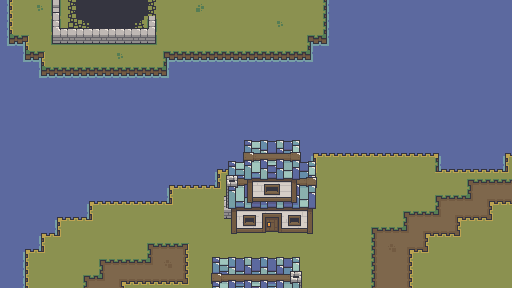

This is a level from a 2D game, rendered from its Tiled map with the project's own tilesets. A one-line summary and the complete map file follow:
An orthogonal 32x18 tile map with 16x16 px tiles, 4 tile layers (water, floor, house, wallE1), 5 tilesets and 3 objects.

<map version="1.10" tiledversion="1.11.2" orientation="orthogonal" renderorder="right-down" width="32" height="18" tilewidth="16" tileheight="16" infinite="0" nextlayerid="12" nextobjectid="4">
 <tileset firstgid="1" source="../../assets/tileset/forest/forest_.tsx" />
 <tileset firstgid="199" source="../../assets/tileset/house/structures/blueHouse_3_0.tsx" />
 <tileset firstgid="679" source="../../assets/tileset/forest/forestPath_.tsx" />
 <tileset firstgid="719" source="../../assets/tileset/house/structures/blueHouse_4_0.tsx" />
 <tileset firstgid="1139" source="../../assets/tileset/forest/forest_ [fencesAndWalls].tsx" />
 <group id="7" name="Water">
  <layer id="8" name="water" width="32" height="18">
   <data encoding="csv">
0,0,0,0,0,0,0,0,0,0,0,0,0,0,0,0,0,0,0,0,159,159,159,159,159,159,159,159,159,159,159,159,
0,0,0,0,0,0,0,0,0,0,0,0,0,0,0,0,0,0,0,0,159,159,159,159,159,159,159,159,159,159,159,159,
0,0,0,0,0,0,0,0,0,0,0,0,0,0,0,0,0,0,0,0,159,159,159,159,159,159,159,159,159,159,159,159,
159,0,0,0,0,0,0,0,0,0,0,0,0,0,0,0,0,0,0,0,159,159,159,159,159,159,159,159,159,159,159,159,
159,159,0,0,0,0,0,0,0,0,0,159,159,159,159,159,159,159,159,159,159,159,159,159,159,159,159,159,159,159,159,159,
159,159,159,159,159,159,159,159,159,159,159,159,159,159,159,159,159,159,159,159,159,159,159,159,159,159,159,159,159,159,159,159,
159,159,159,159,159,159,159,159,159,159,159,159,159,159,159,159,159,159,159,159,159,159,159,159,159,159,159,159,159,159,159,159,
159,159,159,159,159,159,159,159,159,159,159,159,159,159,159,159,159,159,159,159,159,159,159,159,159,159,159,159,159,159,159,159,
159,159,159,159,159,159,159,159,159,159,159,159,159,159,159,159,159,159,159,159,159,159,159,159,159,159,159,159,159,159,159,159,
159,159,159,159,159,159,159,159,159,159,159,159,159,159,159,159,159,159,159,0,0,0,0,0,0,0,0,0,159,159,159,0,
159,159,159,159,159,159,159,159,159,159,159,159,159,0,0,0,0,0,0,0,0,0,0,0,0,0,0,0,0,0,0,0,
159,159,159,159,159,159,159,159,159,159,0,0,0,0,0,0,0,0,0,0,0,0,0,0,0,0,0,0,0,0,0,0,
159,159,159,159,159,0,0,0,0,0,0,0,0,0,0,0,0,0,0,0,0,0,0,0,0,0,0,0,0,0,0,0,
159,159,159,0,0,0,0,0,0,0,0,0,0,0,0,0,0,0,0,0,0,0,0,0,0,0,0,0,0,0,0,0,
159,159,0,0,0,0,0,0,0,0,0,0,0,0,0,0,0,0,0,0,0,0,0,0,0,0,0,0,0,0,0,0,
159,0,0,0,0,0,0,0,0,0,0,0,0,0,0,0,0,0,0,0,0,0,0,0,0,0,0,0,0,0,0,0,
159,0,0,0,0,0,0,0,0,0,0,0,0,0,0,0,0,0,0,0,0,0,0,0,0,0,0,0,0,0,0,0,
159,0,0,0,0,0,0,0,0,0,0,0,0,0,0,0,0,0,0,0,0,0,0,0,0,0,0,0,0,0,0,0
</data>
  </layer>
 </group>
 <group id="2" name="Floor" />
 <group id="4" name="Elevation1">
  <layer id="1" name="floor" width="32" height="18">
   <data encoding="csv">
134,47,31,47,61,62,62,62,62,63,47,47,54,47,47,47,47,47,47,47,136,0,0,0,0,0,0,0,0,0,0,0,
134,47,47,47,83,43,62,62,42,47,47,47,47,47,47,47,47,31,47,47,136,0,0,0,0,0,0,0,0,0,0,0,
156,116,47,47,47,47,47,47,47,47,47,47,47,47,47,47,47,47,47,115,158,0,0,0,0,0,0,0,0,0,0,0,
0,156,116,47,47,47,47,31,47,47,115,157,157,157,157,157,157,157,157,158,0,0,0,0,0,0,0,0,0,0,0,0,
0,0,156,157,157,157,157,157,157,157,158,0,0,0,0,0,0,0,0,0,0,0,0,0,0,0,0,0,0,0,0,0,
0,0,0,0,0,0,0,0,0,0,0,0,0,0,0,0,0,0,0,0,0,0,0,0,0,0,0,0,0,0,0,0,
0,0,0,0,0,0,0,0,0,0,0,0,0,0,0,0,0,0,0,0,0,0,0,0,0,0,0,0,0,0,0,0,
0,0,0,0,0,0,0,0,0,0,0,0,0,0,0,0,0,0,0,0,0,0,0,0,0,0,0,0,0,0,0,0,
0,0,0,0,0,0,0,0,0,0,0,0,0,0,0,0,0,0,0,0,0,0,0,0,0,0,0,0,0,0,0,0,
0,0,0,0,0,0,0,0,0,0,0,0,0,0,0,0,0,0,0,112,113,113,113,113,113,113,113,114,0,0,0,112,
0,0,0,0,0,0,0,0,0,0,0,0,0,112,113,113,113,113,113,138,47,47,47,47,47,47,47,137,113,113,113,138,
0,0,0,0,0,0,0,0,0,0,112,113,113,138,47,47,47,47,47,47,47,47,47,47,47,47,47,47,47,691,705,705,
0,0,0,0,0,112,113,113,113,113,138,47,47,47,47,47,47,47,47,47,47,47,47,47,47,47,47,691,705,706,688,689,
0,0,0,112,113,138,47,47,47,47,47,47,47,47,47,47,47,47,47,47,47,47,47,47,47,691,705,706,688,689,700,47,
0,0,112,138,47,47,47,47,47,47,47,47,47,47,47,47,47,47,47,47,47,47,47,691,705,706,688,689,700,47,47,47,
0,112,138,47,47,47,47,47,47,691,705,692,47,47,47,47,47,47,47,47,47,47,47,698,709,688,700,47,47,47,47,47,
0,134,47,47,47,47,691,705,705,706,709,696,47,47,47,47,47,47,47,47,47,47,47,698,707,696,47,47,47,47,47,47,
0,134,47,47,47,691,706,688,689,689,689,700,47,47,47,47,47,47,47,47,47,47,47,698,707,696,47,47,47,47,47,47
</data>
  </layer>
  <layer id="6" name="house" width="32" height="18">
   <data encoding="csv">
0,0,0,0,0,0,0,0,0,0,0,0,0,0,0,0,0,0,0,0,0,0,0,0,0,0,0,0,0,0,0,0,
0,0,0,0,0,0,0,0,0,0,0,0,0,0,0,0,0,0,0,0,0,0,0,0,0,0,0,0,0,0,0,0,
0,0,0,0,0,0,0,0,0,0,0,0,0,0,0,0,0,0,0,0,0,0,0,0,0,0,0,0,0,0,0,0,
0,0,0,0,0,0,0,0,0,0,0,0,0,0,0,0,0,0,0,0,0,0,0,0,0,0,0,0,0,0,0,0,
0,0,0,0,0,0,0,0,0,0,0,0,0,0,0,0,0,0,0,0,0,0,0,0,0,0,0,0,0,0,0,0,
0,0,0,0,0,0,0,0,0,0,0,0,0,0,0,0,0,0,0,0,0,0,0,0,0,0,0,0,0,0,0,0,
0,0,0,0,0,0,0,0,0,0,0,0,0,0,0,0,0,0,0,0,0,0,0,0,0,0,0,0,0,0,0,0,
0,0,0,0,0,0,0,0,0,0,0,0,0,0,0,0,0,0,0,0,0,0,0,0,0,0,0,0,0,0,0,0,
0,0,0,0,0,0,0,0,0,0,0,0,0,0,231,232,233,234,235,236,0,0,0,0,0,0,0,0,0,0,0,0,
0,0,0,0,0,0,0,0,0,0,0,0,0,0,261,262,263,264,265,266,0,0,0,0,0,0,0,0,0,0,0,0,
0,0,0,0,0,0,0,0,0,0,0,0,0,0,291,292,293,294,295,296,0,0,0,0,0,0,0,0,0,0,0,0,
0,0,0,0,0,0,0,0,0,0,0,0,0,0,321,322,323,324,325,326,0,0,0,0,0,0,0,0,0,0,0,0,
0,0,0,0,0,0,0,0,0,0,0,0,0,0,351,352,353,354,355,356,0,0,0,0,0,0,0,0,0,0,0,0,
0,0,0,0,0,0,0,0,0,0,0,0,0,0,381,382,383,384,385,386,0,0,0,0,0,0,0,0,0,0,0,0,
0,0,0,0,0,0,0,0,0,0,0,0,0,0,411,412,413,414,415,416,0,0,0,0,0,0,0,0,0,0,0,0,
0,0,0,0,0,0,0,0,0,0,0,0,0,0,0,0,0,0,0,0,0,0,0,0,0,0,0,0,0,0,0,0,
0,0,0,0,0,0,0,0,0,0,0,0,0,780,781,782,783,784,785,0,0,0,0,0,0,0,0,0,0,0,0,0,
0,0,0,0,0,0,0,0,0,0,0,0,0,810,811,812,813,814,815,0,0,0,0,0,0,0,0,0,0,0,0,0
</data>
  </layer>
  <layer id="11" name="wallE1" width="32" height="18">
   <data encoding="csv">
0,0,0,1242,0,0,0,0,0,0,0,0,0,0,0,0,0,0,0,0,0,0,0,0,0,0,0,0,0,0,0,0,
0,0,0,1276,1217,1217,1217,1217,1217,1278,0,0,0,0,0,0,0,0,0,0,0,0,0,0,0,0,0,0,0,0,0,0,
0,0,0,1291,1232,1232,1232,1232,1232,1293,0,0,0,0,0,0,0,0,0,0,0,0,0,0,0,0,0,0,0,0,0,0,
0,0,0,0,0,0,0,0,0,0,0,0,0,0,0,0,0,0,0,0,0,0,0,0,0,0,0,0,0,0,0,0,
0,0,0,0,0,0,0,0,0,0,0,0,0,0,0,0,0,0,0,0,0,0,0,0,0,0,0,0,0,0,0,0,
0,0,0,0,0,0,0,0,0,0,0,0,0,0,0,0,0,0,0,0,0,0,0,0,0,0,0,0,0,0,0,0,
0,0,0,0,0,0,0,0,0,0,0,0,0,0,0,0,0,0,0,0,0,0,0,0,0,0,0,0,0,0,0,0,
0,0,0,0,0,0,0,0,0,0,0,0,0,0,0,0,0,0,0,0,0,0,0,0,0,0,0,0,0,0,0,0,
0,0,0,0,0,0,0,0,0,0,0,0,0,0,0,0,0,0,0,0,0,0,0,0,0,0,0,0,0,0,0,0,
0,0,0,0,0,0,0,0,0,0,0,0,0,0,0,0,0,0,0,0,0,0,0,0,0,0,0,0,0,0,0,0,
0,0,0,0,0,0,0,0,0,0,0,0,0,0,0,0,0,0,0,0,0,0,0,0,0,0,0,0,0,0,0,0,
0,0,0,0,0,0,0,0,0,0,0,0,0,0,0,0,0,0,0,0,0,0,0,0,0,0,0,0,0,0,0,0,
0,0,0,0,0,0,0,0,0,0,0,0,0,0,0,0,0,0,0,0,0,0,0,0,0,0,0,0,0,0,0,0,
0,0,0,0,0,0,0,0,0,0,0,0,0,0,0,0,0,0,0,0,0,0,0,0,0,0,0,0,0,0,0,0,
0,0,0,0,0,0,0,0,0,0,0,0,0,0,0,0,0,0,0,0,0,0,0,0,0,0,0,0,0,0,0,0,
0,0,0,0,0,0,0,0,0,0,0,0,0,0,0,0,0,0,0,0,0,0,0,0,0,0,0,0,0,0,0,0,
0,0,0,0,0,0,0,0,0,0,0,0,0,0,0,0,0,0,0,0,0,0,0,0,0,0,0,0,0,0,0,0,
0,0,0,0,0,0,0,0,0,0,0,0,0,0,0,0,0,0,0,0,0,0,0,0,0,0,0,0,0,0,0,0
</data>
  </layer>
 </group>
 <group id="9" name="zone">
  <objectgroup id="10" name="doors">
   <object id="1" x="508.636" y="156.909" width="3.09091" height="130.909">
    <properties>
     <property name="facing" propertytype="FacingDirection" value="EAST" />
     <property name="toDoorId" type="int" value="5" />
     <property name="toRoomName" value="forestWorld2" />
    </properties>
   </object>
   <object id="2" x="29" y="280" width="480" height="7">
    <properties>
     <property name="facing" propertytype="FacingDirection" value="SOUTH" />
     <property name="toDoorId" type="int" value="3" />
     <property name="toRoomName" value="forestWorld8" />
    </properties>
   </object>
   <object id="3" x="13" y="-0.5" width="309" height="5.5">
    <properties>
     <property name="facing" propertytype="FacingDirection" value="NORTH" />
     <property name="toDoorId" type="int" value="2" />
     <property name="toRoomName" value="forestWorld4" />
    </properties>
   </object>
  </objectgroup>
 </group>
</map>
